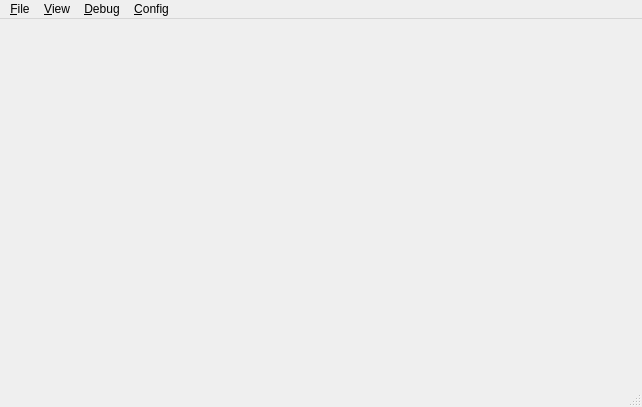
<?xml version="1.0" encoding="UTF-8"?>
<ui version="4.0">
 <class>MainWindow</class>
 <widget class="QMainWindow" name="MainWindow">
  <property name="geometry">
   <rect>
    <x>0</x>
    <y>0</y>
    <width>642</width>
    <height>407</height>
   </rect>
  </property>
  <property name="windowTitle">
   <string>MainWindow</string>
  </property>
  <widget class="QWidget" name="centralwidget">
   <property name="enabled">
    <bool>true</bool>
   </property>
   <layout class="QVBoxLayout" name="verticalLayout">
   </layout>
  </widget>
  <widget class="QMenuBar" name="menubar">
   <property name="geometry">
    <rect>
     <x>0</x>
     <y>0</y>
     <width>642</width>
     <height>20</height>
    </rect>
   </property>
   <widget class="QMenu" name="menuFile">
    <property name="title">
     <string>&amp;File</string>
    </property>
    <widget class="QMenu" name="menu_recent_projects">
     <property name="title">
      <string>Recent Projects</string>
     </property>
    </widget>
    <addaction name="debug_file"/>
    <addaction name="open_binary_file"/>
    <addaction name="actionOpen"/>
    <addaction name="actionReloadCurrentFile"/>
    <addaction name="separator"/>
    <addaction name="menu_recent_projects"/>
   </widget>
   <widget class="QMenu" name="menuDebug">
    <property name="title">
     <string>&amp;Debug</string>
    </property>
    <widget class="QMenu" name="menuViews">
     <property name="title">
      <string>Views</string>
     </property>
     <addaction name="actionMemoryView"/>
     <addaction name="actionRegisterView"/>
    </widget>
    <addaction name="menuViews"/>
    <addaction name="actionBreak"/>
    <addaction name="actionStart"/>
    <addaction name="actionStop"/>
    <addaction name="actionStep_In"/>
    <addaction name="actionStep_Over"/>
    <addaction name="actionToggleBreakpoint"/>
   </widget>
   <widget class="QMenu" name="menuConfig">
    <property name="title">
     <string>&amp;Config</string>
    </property>
    <addaction name="actionPreferences"/>
   </widget>
   <widget class="QMenu" name="menuView">
    <property name="title">
     <string>&amp;View</string>
    </property>
    <addaction name="actionToggleSourceAsm"/>
   </widget>
   <addaction name="menuFile"/>
   <addaction name="menuView"/>
   <addaction name="menuDebug"/>
   <addaction name="menuConfig"/>
  </widget>
  <widget class="QStatusBar" name="statusbar"/>
  <action name="actionStart">
   <property name="text">
    <string>Start</string>
   </property>
   <property name="shortcut">
    <string>F5</string>
   </property>
  </action>
  <action name="actionStop">
   <property name="text">
    <string>Stop</string>
   </property>
   <property name="shortcut">
    <string>Shift+F5</string>
   </property>
  </action>
  <action name="actionStep_In">
   <property name="text">
    <string>Step In</string>
   </property>
   <property name="shortcut">
    <string>F11</string>
   </property>
  </action>
  <action name="actionStep_Over">
   <property name="text">
    <string>Step Over</string>
   </property>
   <property name="shortcut">
    <string>F10</string>
   </property>
  </action>
  <action name="actionToggleBreakpoint">
   <property name="text">
    <string>Toggle Breakpoint</string>
   </property>
   <property name="shortcut">
    <string>F9</string>
   </property>
  </action>
  <action name="actionOpen">
   <property name="text">
    <string>Open Source File...</string>
   </property>
   <property name="shortcut">
    <string>Ctrl+O</string>
   </property>
  </action>
  <action name="debug_file">
   <property name="text">
    <string>Debug...</string>
   </property>
   <property name="shortcut">
    <string>Ctrl+D</string>
   </property>
  </action>
  <action name="actionBreak">
   <property name="text">
    <string>Break / Continue</string>
   </property>
   <property name="shortcut">
    <string>F4</string>
   </property>
  </action>
  <action name="actionToggleSourceAsm">
   <property name="text">
    <string>Toggle Source / Disassembly</string>
   </property>
   <property name="shortcut">
    <string>Space</string>
   </property>
  </action>
  <action name="actionReloadCurrentFile">
   <property name="text">
    <string>Reload current file</string>
   </property>
   <property name="shortcut">
    <string>Ctrl+R</string>
   </property>
  </action>
  <action name="actionRecent_files">
   <property name="text">
    <string>Recent files</string>
   </property>
  </action>
  <action name="actionMemoryView">
   <property name="text">
    <string>Memory View</string>
   </property>
  </action>
  <action name="actionRegisterView">
   <property name="text">
    <string>Register View</string>
   </property>
  </action>
  <action name="actionPreferences">
   <property name="text">
    <string>Preferences..</string>
   </property>
  </action>
  <action name="debug_exe_stop_at_main">
   <property name="text">
    <string>Debug Executable... (stop at main)</string>
   </property>
   <property name="shortcut">
    <string>Ctrl+Shift+D</string>
   </property>
  </action>
  <action name="open_binary_file">
   <property name="text">
    <string>Open Binary File...</string>
   </property>
   <property name="shortcut">
    <string>Ctrl+B</string>
   </property>
  </action>
 </widget>
 <customwidgets>
 </customwidgets>
 <resources/>
 <connections/>
</ui>
